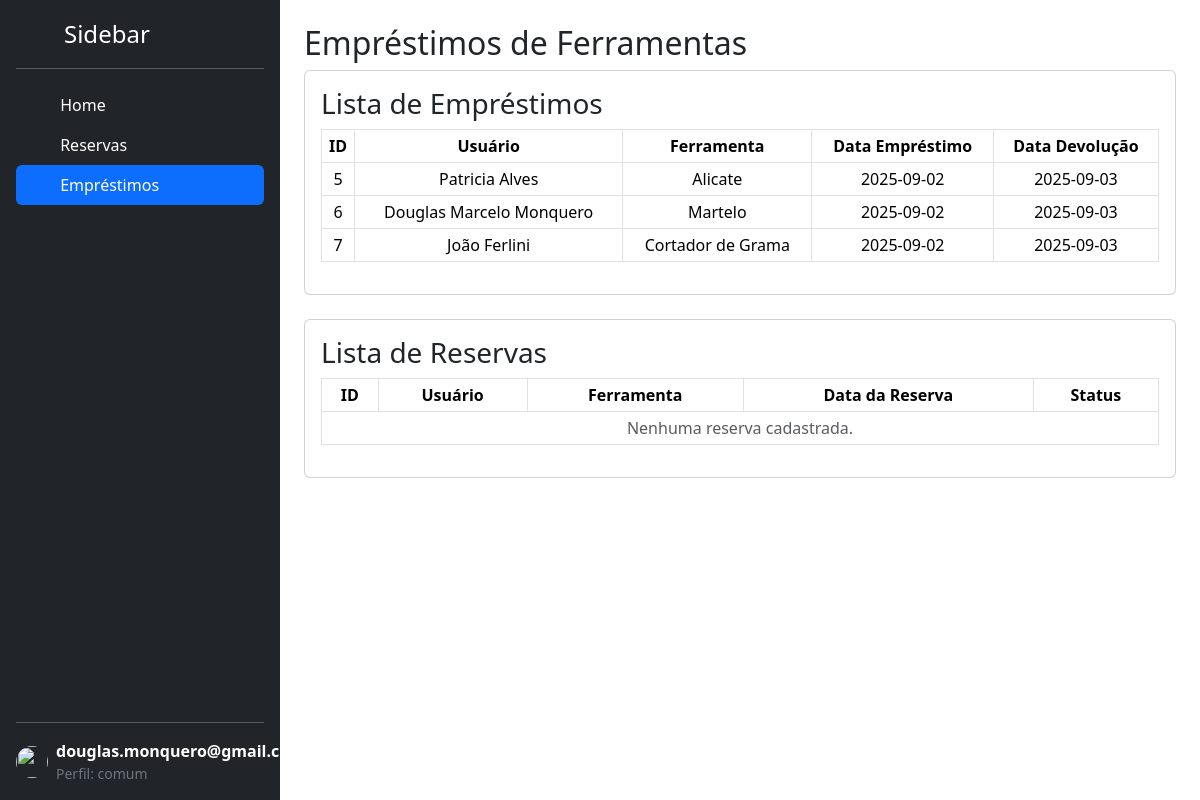
Before: /emprestimos.php (signed in) with the older database file.
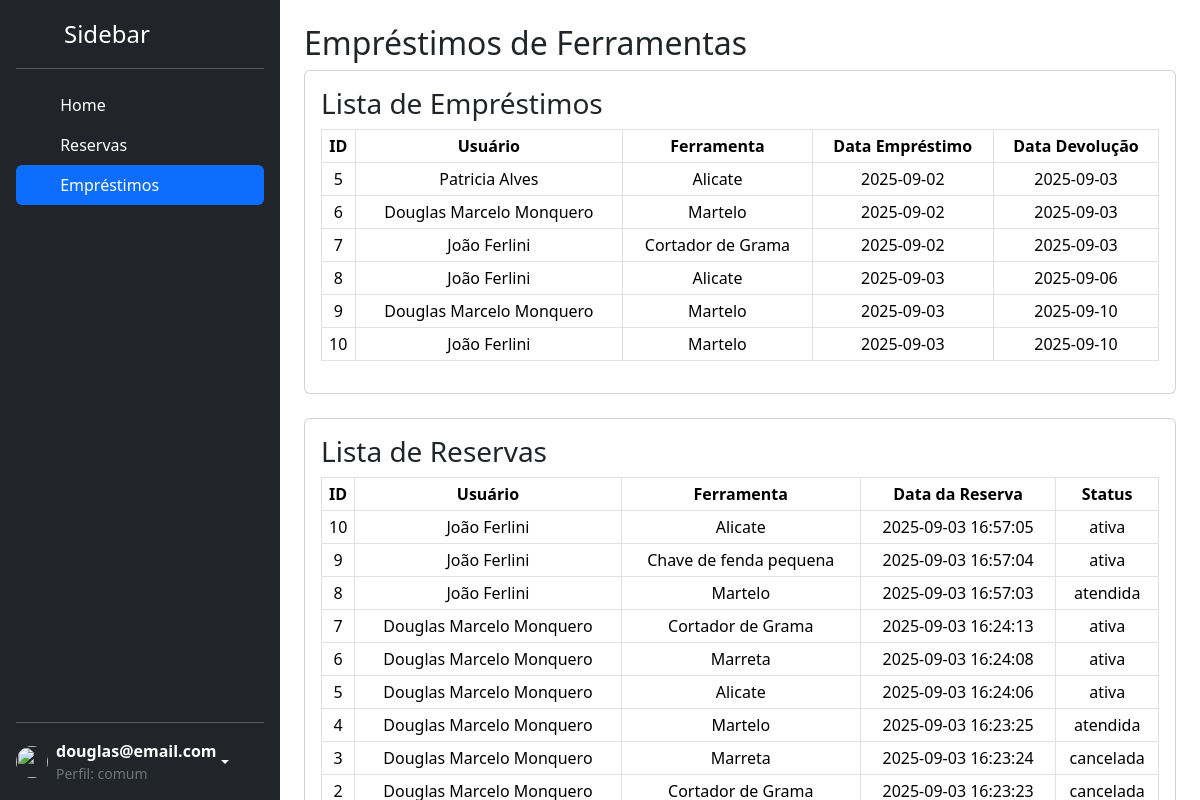
After: the same page with the newer database file.
### tables this page shows
CREATE TABLE IF NOT EXISTS `emprestimo` (
  `id` int(11) NOT NULL AUTO_INCREMENT,
  `cadastro` timestamp NOT NULL DEFAULT current_timestamp(),
  `id_ferramenta` int(11) NOT NULL,
  `id_usuario` int(11) NOT NULL,
  `data_emprestimo` date DEFAULT NULL,
  `data_devolucao` date DEFAULT NULL,
  PRIMARY KEY (`id`),
  KEY `fk_emprestimo_usuario` (`id_usuario`),
  KEY `fk_emprestimo_ferramenta` (`id_ferramenta`),
  CONSTRAINT `fk_emprestimo_ferramenta` FOREIGN KEY (`id_ferramenta`) REFERENCES `ferramenta` (`id`),
  CONSTRAINT `fk_emprestimo_usuario` FOREIGN KEY (`id_usuario`) REFERENCES `usuario` (`id`)
);

CREATE TABLE IF NOT EXISTS `usuario` (
  `id` int(11) NOT NULL AUTO_INCREMENT,
  `cadastro` timestamp NOT NULL DEFAULT current_timestamp(),
  `nome` varchar(60) NOT NULL,
  `email` varchar(40) NOT NULL,
  `senha` varchar(40) NOT NULL,
  `apartamento` varchar(15) DEFAULT NULL,
  PRIMARY KEY (`id`),
  UNIQUE KEY `email` (`email`)
);

CREATE TABLE IF NOT EXISTS `ferramenta` (
  `id` int(11) NOT NULL AUTO_INCREMENT,
  `cadastro` timestamp NOT NULL DEFAULT current_timestamp(),
  `nome` varchar(50) NOT NULL,
  `descricao` varchar(50) DEFAULT NULL,
  `status` enum('disponível','reservada','emprestada') NOT NULL DEFAULT 'disponível',
  `estado` varchar(40) DEFAULT NULL,
  PRIMARY KEY (`id`)
);

CREATE TABLE IF NOT EXISTS `reserva` (
  `id` int(11) NOT NULL AUTO_INCREMENT,
  `id_ferramenta` int(11) NOT NULL,
  `id_usuario` int(11) NOT NULL,
  `data_reserva` datetime NOT NULL DEFAULT current_timestamp(),
  `status` enum('ativa','atendida','cancelada') NOT NULL DEFAULT 'ativa',
  PRIMARY KEY (`id`),
  KEY `fk_res_user` (`id_usuario`),
  KEY `idx_fila` (`id_ferramenta`,`status`,`data_reserva`),
  CONSTRAINT `fk_res_ferr` FOREIGN KEY (`id_ferramenta`) REFERENCES `ferramenta` (`id`),
  CONSTRAINT `fk_res_user` FOREIGN KEY (`id_usuario`) REFERENCES `usuario` (`id`)
);

### includes/conexao.php (called while the page is built, shortened)
<?php
    class Database {
        public $conexao;
        public function __construct($host = "localhost", $usuario = "root", $senha = "",  $base = "ferramentas")
        {
            $this->conexao = new mysqli($host, $usuario, $senha, $base);
        }
        public function query($sql){
            return $this->conexao->query($sql);
        }
    }
?>

### includes/classes/Emprestimo.php (called while the page is built, shortened)
<?php
	include_once("includes/conexao.php");
	class Emprestimo {
		private $bd;
		public function __construct(Database $bd){
			$this->bd = $bd;
		}
		function listar(){
            $sql = "SELECT emprestimo.id as id, emprestimo.data_emprestimo, emprestimo.data_devolucao,
                    emprestimo.id_ferramenta, emprestimo.id_usuario,
                    ferramenta.nome AS ferramentaNome,
                    usuario.nome AS usuarioNome FROM emprestimo INNER JOIN ferramenta
                    ON emprestimo.id_ferramenta = ferramenta.id
                    INNER JOIN usuario ON emprestimo.id_usuario = usuario.id
                    ORDER BY emprestimo.id ASC";
			$resultado = $this->bd->query($sql);
			$rows = [];
			while($row = $resultado->fetch_assoc()){
				$rows[] = $row;
			}
			return $rows;
		}
	}
?>

### emprestimos.php (the view, shortened to what the changed rows need)
<?php
include_once("includes/classes/Emprestimo.php");
$bd = new Database();
$emprestimo   = new Emprestimo($bd);
$emprestimos = $emprestimo->listar();
$reservas = [];
$sqlReservas = "
  SELECT r.id, r.id_ferramenta, r.id_usuario, r.data_reserva, r.status,
         f.nome AS ferramentaNome, u.nome AS usuarioNome
    FROM reserva r
    JOIN ferramenta f ON f.id = r.id_ferramenta
    JOIN usuario   u ON u.id = r.id_usuario
ORDER BY r.data_reserva DESC
";
if ($rs = $bd->query($sqlReservas)) {
  while ($row = $rs->fetch_assoc()) {
    $reservas[] = $row;
  }
}
?>
<!doctype html>
<html lang="pt-br" data-bs-theme="auto">
<head>
  <link href="https://cdn.jsdelivr.net/npm/bootstrap@5.3.8/dist/css/bootstrap.min.css" rel="stylesheet">
  <link href="sidebars.css" rel="stylesheet" />
</head>
<body>
  <?php include_once("includes/menu.php"); ?>
  <div class="flex-grow-1 p-4">
    <h2>Empréstimos de Ferramentas</h2>
    <div class="card mb-4">
      <div class="card-body">
        <div class="table-responsive">
          <table class="table table-bordered table-sm align-middle">
            <thead>
              <tr>
                <th class="text-center">ID</th>
                <th class="text-center">Usuário</th>
                <th class="text-center">Ferramenta</th>
                <th class="text-center">Data Empréstimo</th>
                <th class="text-center">Data Devolução</th>
              </tr>
            </thead>
            <tbody>
              <?php foreach ($emprestimos as $emp): ?>
                <tr>
                  <td class="text-center"><?php echo (int)$emp['id']; ?></td>
                  <td class="text-center"><?php echo htmlspecialchars($emp['usuarioNome']); ?></td>
                  <td class="text-center"><?php echo htmlspecialchars($emp['ferramentaNome']); ?></td>
                  <td class="text-center"><?php echo htmlspecialchars($emp['data_emprestimo']); ?></td>
                  <td class="text-center"><?php echo htmlspecialchars($emp['data_devolucao']); ?></td>
                </tr>
              <?php endforeach; ?>
            </tbody>
          </table>
        </div>
      </div>
    </div>
    <div class="card">
      <div class="card-body">
        <div class="table-responsive">
          <table class="table table-bordered table-sm align-middle">
            <thead>
              <tr>
                <th class="text-center">ID</th>
                <th class="text-center">Usuário</th>
                <th class="text-center">Ferramenta</th>
                <th class="text-center">Data da Reserva</th>
                <th class="text-center">Status</th>
              </tr>
            </thead>
            <tbody>
              <?php foreach ($reservas as $r): ?>
                <tr>
                  <td class="text-center"><?php echo (int)$r['id']; ?></td>
                  <td class="text-center"><?php echo htmlspecialchars($r['usuarioNome']); ?></td>
                  <td class="text-center"><?php echo htmlspecialchars($r['ferramentaNome']); ?></td>
                  <td class="text-center"><?php echo htmlspecialchars($r['data_reserva']); ?></td>
                  <td class="text-center"><?php echo htmlspecialchars($r['status']); ?></td>
                </tr>
              <?php endforeach; ?>
              <?php if (empty($reservas)): ?>
                <tr>
                  <td colspan="<?php echo ($nivel === 'admin') ? 6 : 5; ?>" class="text-center text-muted">
                    Nenhuma reserva cadastrada.
                  </td>
                </tr>
              <?php endif; ?>
            </tbody>
          </table>
        </div>
      </div>
    </div>
  </div>
  </main>
</body>
</html>

### includes/menu.php (shortened to what the changed rows need)
<?php
$nivel = strtolower($_SESSION['nivel'] ?? ($_SESSION['user']['nivel'] ?? 'comum'));
$logado = !empty($_SESSION['id_usuario']);
?>
<main class="d-flex flex-nowrap">
  <div class="d-flex flex-column flex-shrink-0 p-3 text-bg-dark" style="width:280px; height:100vh">
    <?php if ($logado): ?>
      <div class="dropdown">
        <a href="#" class="d-flex align-items-center text-white text-decoration-none dropdown-toggle" data-bs-toggle="dropdown">
          <img src="https://github.com/mdo.png" width="32" height="32" class="rounded-circle me-2" />
          <div class="d-flex flex-column">
            <strong><?php echo htmlspecialchars($_SESSION['nome_usuario'] ?? $_SESSION['email_usuario'] ?? 'Usuário'); ?></strong>
            <small class="text-secondary">Perfil: <?php echo htmlspecialchars($nivel); ?></small>
          </div>
        </a>
      </div>
    <?php else: ?>
      <div class="mt-3">
        <a href="login.php" class="btn btn-outline-light w-100">Login</a>
      </div>
    <?php endif; ?>
  </div>

Changed rows visible on the page:
added emprestimo: id "8", id_usuario.nome "João Ferlini", id_ferramenta.nome "Alicate", data_emprestimo "2025-09-03", data_devolucao "2025-09-06"
added emprestimo: id "9", id_usuario.nome "Douglas Marcelo Monquero", id_ferramenta.nome "Martelo", data_emprestimo "2025-09-03", data_devolucao "2025-09-10"
added emprestimo: id "10", id_usuario.nome "João Ferlini", id_ferramenta.nome "Martelo", data_emprestimo "2025-09-03", data_devolucao "2025-09-10"
added reserva: id "10", id_usuario.nome "João Ferlini", id_ferramenta.nome "Alicate", data_reserva "2025-09-03 16:57:05", status "ativa"
added reserva: id "9", id_usuario.nome "João Ferlini", id_ferramenta.nome "Chave de fenda pequena", data_reserva "2025-09-03 16:57:04", status "ativa"
added reserva: id "8", id_usuario.nome "João Ferlini", id_ferramenta.nome "Martelo", data_reserva "2025-09-03 16:57:03", status "atendida"
added reserva: id "7", id_usuario.nome "Douglas Marcelo Monquero", id_ferramenta.nome "Cortador de Grama", data_reserva "2025-09-03 16:24:13", status "ativa"
added reserva: id "6", id_usuario.nome "Douglas Marcelo Monquero", id_ferramenta.nome "Marreta", data_reserva "2025-09-03 16:24:08", status "ativa"
added reserva: id "5", id_usuario.nome "Douglas Marcelo Monquero", id_ferramenta.nome "Alicate", data_reserva "2025-09-03 16:24:06", status "ativa"
added reserva: id "4", id_usuario.nome "Douglas Marcelo Monquero", id_ferramenta.nome "Martelo", data_reserva "2025-09-03 16:23:25", status "atendida"
added reserva: id "3", id_usuario.nome "Douglas Marcelo Monquero", id_ferramenta.nome "Marreta", data_reserva "2025-09-03 16:23:24", status "cancelada"
added reserva: id "2", id_usuario.nome "Douglas Marcelo Monquero", id_ferramenta.nome "Cortador de Grama", data_reserva "2025-09-03 16:23:23", status "cancelada"
Other visible differences:
$_SESSION['nome_usuario']: "douglas.monquero@gmail.co" → "douglas@email.com"
text no longer shown: "Nenhuma reserva cadastrada."
